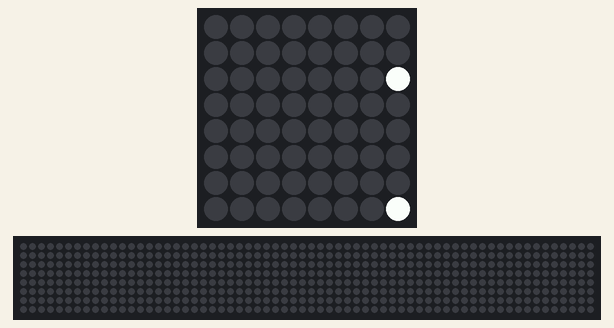
A program run on a simulated Raspberry Pi (BCM pin numbers) with a Sense HAT. On the bench: the Sense HAT's 8×8 RGB LED matrix, a strip that is not on the board, showing the scrolling text unrolled. Requests to the public web service named in the program get a made-up reply in its usual format after 0.4 s (London, UTC, broken clouds, 64 % humidity, 1013 hPa unless stated); the 64×8 strip is a reading aid, not a part: it shows the text the matrix is scrolling, unrolled, one strip-width of it at a time; what the program prints to the terminal is not drawn. At 6.6 s the program stops and its outputs stay as they are.

Above: at 0.48 s.
At 1.19 s:
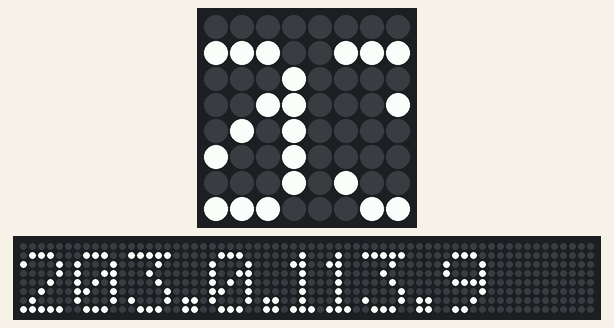
At 1.95 s:
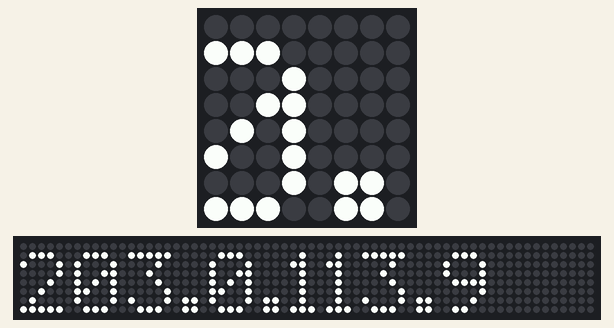
At 3.42 s:
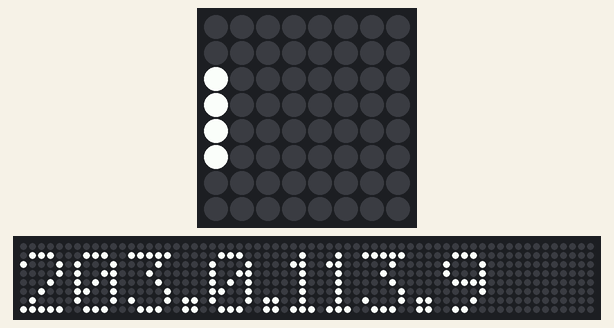
At 3.77 s:
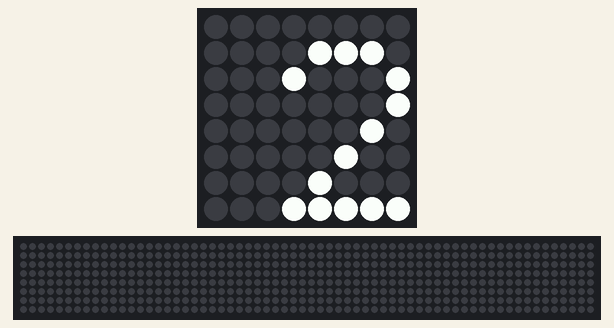
At 6.56 s:
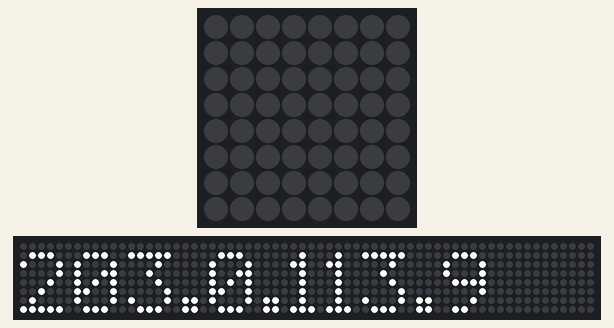

The program:

senseHat_ShowIP.py
```python
from sense_hat import SenseHat
import urllib.request

def get_ip_address():

    return urllib.request.urlopen('https://ident.me').read().decode('utf8')

BPIP = get_ip_address()
print(BPIP)

sense=SenseHat()
sense.clear()


white= (255,255,255)
#red=(255,0,0)
for i in range(0,2):

    sense.show_message(BPIP, text_colour=white, scroll_speed=0.05)

sense.clear()
```
